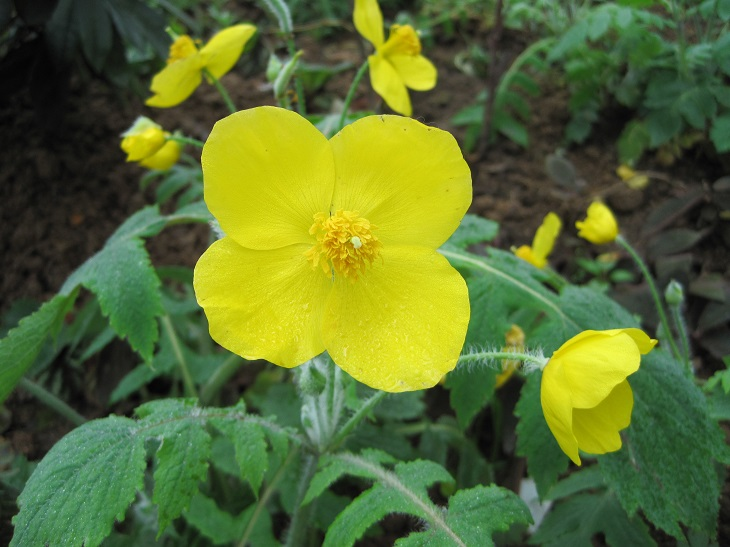
#> input picture 第4章 计算机视觉加强之图像特效&amp;线段文字绘制/image0.JPG, 730 x 547 px, found by its file name
$ jupyter execute --allow-errors '04 图片颜色反转.ipynb'
#> lines starting #> are read from the running program, lines starting #| are printed output that depends on the picture
[cell 1]
# 灰色图片颜色反转 0-255 255-当前
import cv2
import numpy as np
img = cv2.imread('image0.jpg',1)
#> img is the input picture: shape (547, 730, 3); mean B, G, R 48.7, 109.6, 90.1
imgInfo = img.shape
#> imgInfo = (547, 730, 3)
height = imgInfo[0]
#> height = 547
width = imgInfo[1]
#> width = 730
# 灰度处理：gray = cv2.cvtColor(img,cv2.COLOR_BGR2GRAY)
dst = np.zeros((height,width,1),np.uint8)
#> (the rest of this cell did not finish here and is left out)

[cell 2]
# 彩色图片颜色反转 RGM 255-R = newR
#0-255 255-当前
import cv2
import numpy as np
img = cv2.imread('image0.jpg',1)
imgInfo = img.shape
height = imgInfo[0]
width = imgInfo[1]
# 灰度处理：gray = cv2.cvtColor(img,cv2.COLOR_BGR2GRAY)
dst = np.zeros((height,width,3),np.uint8)
for i in range(0,height):
    for j in range(0,width):
        (b,g,r) = img[i,j]
        dst[i,j] = (255-b,255-g,255-r)
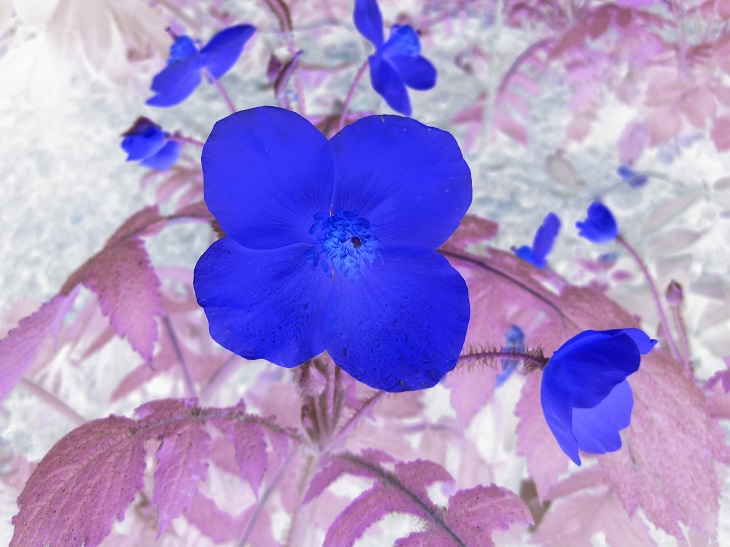
#> dst: shape (547, 730, 3); mean B, G, R 206.3, 145.4, 164.9
        #grayPixel = gray[i,j]
        #dst[i,j] = 255-grayPixel
cv2.imshow('dst',dst)
cv2.waitKey(0)
